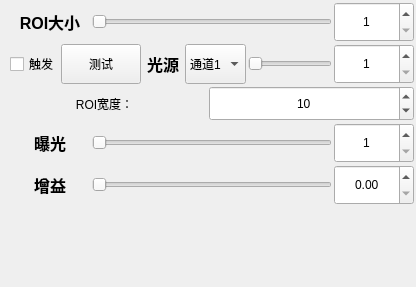
       <widget class="QWidget" name="tab_6">
        <attribute name="title">
         <string>相机画面</string>
        </attribute>
        <layout class="QVBoxLayout" name="verticalLayout_3" stretch="5">
         <property name="spacing">
          <number>2</number>
         </property>
         <property name="leftMargin">
          <number>0</number>
         </property>
         <property name="topMargin">
          <number>0</number>
         </property>
         <property name="rightMargin">
          <number>0</number>
         </property>
         <property name="bottomMargin">
          <number>0</number>
         </property>
         <item>
          <widget class="QWidget" name="gridWidget_6" native="true">
           <layout class="QVBoxLayout" name="verticalLayout_6">
            <property name="spacing">
             <number>2</number>
            </property>
            <property name="leftMargin">
             <number>2</number>
            </property>
            <property name="topMargin">
             <number>2</number>
            </property>
            <property name="rightMargin">
             <number>2</number>
            </property>
            <property name="bottomMargin">
             <number>2</number>
            </property>
            <item>
             <layout class="QHBoxLayout" name="horizontalLayout_32" stretch="1,3,1">
              <property name="leftMargin">
               <number>8</number>
              </property>
              <item>
               <widget class="QLabel" name="label_33">
                <property name="minimumSize">
                 <size>
                  <width>60</width>
                  <height>30</height>
                 </size>
                </property>
                <property name="font">
                 <font>
                  <pointsize>12</pointsize>
                  <weight>75</weight>
                  <bold>true</bold>
                 </font>
                </property>
                <property name="text">
                 <string>ROI大小</string>
                </property>
                <property name="alignment">
                 <set>Qt::AlignCenter</set>
                </property>
               </widget>
              </item>
              <item>
               <widget class="QSlider" name="Slider_ROI">
                <property name="sizePolicy">
                 <sizepolicy hsizetype="Expanding" vsizetype="Fixed">
                  <horstretch>0</horstretch>
                  <verstretch>0</verstretch>
                 </sizepolicy>
                </property>
                <property name="minimumSize">
                 <size>
                  <width>0</width>
                  <height>40</height>
                 </size>
                </property>
                <property name="minimum">
                 <number>1</number>
                </property>
                <property name="maximum">
                 <number>1000</number>
                </property>
                <property name="orientation">
                 <enum>Qt::Horizontal</enum>
                </property>
               </widget>
              </item>
              <item>
               <widget class="QSpinBox" name="spBx_ROI">
                <property name="sizePolicy">
                 <sizepolicy hsizetype="Preferred" vsizetype="Fixed">
                  <horstretch>0</horstretch>
                  <verstretch>0</verstretch>
                 </sizepolicy>
                </property>
                <property name="minimumSize">
                 <size>
                  <width>80</width>
                  <height>40</height>
                 </size>
                </property>
                <property name="alignment">
                 <set>Qt::AlignCenter</set>
                </property>
                <property name="minimum">
                 <number>1</number>
                </property>
                <property name="maximum">
                 <number>1000</number>
                </property>
               </widget>
              </item>
             </layout>
            </item>
            <item>
             <layout class="QHBoxLayout" name="horizontalLayout_33" stretch="1,0,1,1,4,2">
              <property name="leftMargin">
               <number>8</number>
              </property>
              <item>
               <widget class="QCheckBox" name="cbx_Trrigerlight">
                <property name="sizePolicy">
                 <sizepolicy hsizetype="Preferred" vsizetype="Preferred">
                  <horstretch>0</horstretch>
                  <verstretch>0</verstretch>
                 </sizepolicy>
                </property>
                <property name="text">
                 <string>触发</string>
                </property>
               </widget>
              </item>
              <item>
               <widget class="QPushButton" name="btnTest">
                <property name="minimumSize">
                 <size>
                  <width>0</width>
                  <height>40</height>
                 </size>
                </property>
                <property name="text">
                 <string>测试</string>
                </property>
               </widget>
              </item>
              <item>
               <widget class="QLabel" name="label_9">
                <property name="minimumSize">
                 <size>
                  <width>40</width>
                  <height>30</height>
                 </size>
                </property>
                <property name="font">
                 <font>
                  <pointsize>12</pointsize>
                  <weight>75</weight>
                  <bold>true</bold>
                 </font>
                </property>
                <property name="text">
                 <string>光源</string>
                </property>
                <property name="alignment">
                 <set>Qt::AlignCenter</set>
                </property>
               </widget>
              </item>
              <item>
               <widget class="QComboBox" name="cBx_Channel">
                <property name="minimumSize">
                 <size>
                  <width>0</width>
                  <height>40</height>
                 </size>
                </property>
                <item>
                 <property name="text">
                  <string>通道1</string>
                 </property>
                </item>
                <item>
                 <property name="text">
                  <string>通道2</string>
                 </property>
                </item>
                <item>
                 <property name="text">
                  <string>通道3</string>
                 </property>
                </item>
                <item>
                 <property name="text">
                  <string>通道4</string>
                 </property>
                </item>
               </widget>
              </item>
              <item>
               <widget class="QSlider" name="Slider_Light">
                <property name="sizePolicy">
                 <sizepolicy hsizetype="Expanding" vsizetype="Fixed">
                  <horstretch>0</horstretch>
                  <verstretch>0</verstretch>
                 </sizepolicy>
                </property>
                <property name="minimumSize">
                 <size>
                  <width>0</width>
                  <height>40</height>
                 </size>
                </property>
                <property name="minimum">
                 <number>1</number>
                </property>
                <property name="maximum">
                 <number>1000</number>
                </property>
                <property name="orientation">
                 <enum>Qt::Horizontal</enum>
                </property>
               </widget>
              </item>
              <item>
               <widget class="QSpinBox" name="spBx_Light">
                <property name="sizePolicy">
                 <sizepolicy hsizetype="Preferred" vsizetype="Fixed">
                  <horstretch>0</horstretch>
                  <verstretch>0</verstretch>
                 </sizepolicy>
                </property>
                <property name="minimumSize">
                 <size>
                  <width>80</width>
                  <height>40</height>
                 </size>
                </property>
                <property name="alignment">
                 <set>Qt::AlignCenter</set>
                </property>
                <property name="minimum">
                 <number>1</number>
                </property>
                <property name="maximum">
                 <number>1000</number>
                </property>
               </widget>
              </item>
             </layout>
            </item>
            <item>
             <layout class="QHBoxLayout" name="horizontalLayout_27" stretch="1,1">
              <property name="spacing">
               <number>2</number>
              </property>
              <item>
               <widget class="QLabel" name="label_24">
                <property name="minimumSize">
                 <size>
                  <width>80</width>
                  <height>25</height>
                 </size>
                </property>
                <property name="styleSheet">
                 <string notr="true">background: transparent;</string>
                </property>
                <property name="text">
                 <string>ROI宽度：</string>
                </property>
                <property name="alignment">
                 <set>Qt::AlignCenter</set>
                </property>
               </widget>
              </item>
              <item>
               <widget class="QSpinBox" name="spinRoiW">
                <property name="minimumSize">
                 <size>
                  <width>80</width>
                  <height>35</height>
                 </size>
                </property>
                <property name="alignment">
                 <set>Qt::AlignCenter</set>
                </property>
                <property name="minimum">
                 <number>1</number>
                </property>
                <property name="maximum">
                 <number>9999</number>
                </property>
                <property name="value">
                 <number>10</number>
                </property>
               </widget>
              </item>
             </layout>
            </item>
            <item>
             <layout class="QHBoxLayout" name="horizontalLayout_34" stretch="1,3,1">
              <property name="leftMargin">
               <number>8</number>
              </property>
              <item>
               <widget class="QLabel" name="label_7">
                <property name="minimumSize">
                 <size>
                  <width>60</width>
                  <height>30</height>
                 </size>
                </property>
                <property name="font">
                 <font>
                  <pointsize>12</pointsize>
                  <weight>75</weight>
                  <bold>true</bold>
                 </font>
                </property>
                <property name="text">
                 <string>曝光</string>
                </property>
                <property name="alignment">
                 <set>Qt::AlignCenter</set>
                </property>
               </widget>
              </item>
              <item>
               <widget class="QSlider" name="Slider_Exposure">
                <property name="sizePolicy">
                 <sizepolicy hsizetype="Expanding" vsizetype="Fixed">
                  <horstretch>0</horstretch>
                  <verstretch>0</verstretch>
                 </sizepolicy>
                </property>
                <property name="minimumSize">
                 <size>
                  <width>0</width>
                  <height>40</height>
                 </size>
                </property>
                <property name="minimum">
                 <number>1</number>
                </property>
                <property name="maximum">
                 <number>999999999</number>
                </property>
                <property name="orientation">
                 <enum>Qt::Horizontal</enum>
                </property>
               </widget>
              </item>
              <item>
               <widget class="QSpinBox" name="spBx_Exposure">
                <property name="sizePolicy">
                 <sizepolicy hsizetype="Preferred" vsizetype="Fixed">
                  <horstretch>0</horstretch>
                  <verstretch>0</verstretch>
                 </sizepolicy>
                </property>
                <property name="minimumSize">
                 <size>
                  <width>80</width>
                  <height>40</height>
                 </size>
                </property>
                <property name="alignment">
                 <set>Qt::AlignCenter</set>
                </property>
                <property name="minimum">
                 <number>1</number>
                </property>
                <property name="maximum">
                 <number>999999999</number>
                </property>
               </widget>
              </item>
             </layout>
            </item>
            <item>
             <layout class="QHBoxLayout" name="horizontalLayout_36" stretch="1,3,1">
              <property name="leftMargin">
               <number>8</number>
              </property>
              <item>
               <widget class="QLabel" name="label_8">
                <property name="minimumSize">
                 <size>
                  <width>60</width>
                  <height>30</height>
                 </size>
                </property>
                <property name="font">
                 <font>
                  <pointsize>12</pointsize>
                  <weight>75</weight>
                  <bold>true</bold>
                 </font>
                </property>
                <property name="text">
                 <string>增益</string>
                </property>
                <property name="alignment">
                 <set>Qt::AlignCenter</set>
                </property>
               </widget>
              </item>
              <item>
               <widget class="QSlider" name="Slider_Gain">
                <property name="sizePolicy">
                 <sizepolicy hsizetype="Expanding" vsizetype="Fixed">
                  <horstretch>0</horstretch>
                  <verstretch>0</verstretch>
                 </sizepolicy>
                </property>
                <property name="minimumSize">
                 <size>
                  <width>0</width>
                  <height>40</height>
                 </size>
                </property>
                <property name="minimum">
                 <number>1</number>
                </property>
                <property name="maximum">
                 <number>6</number>
                </property>
                <property name="orientation">
                 <enum>Qt::Horizontal</enum>
                </property>
               </widget>
              </item>
              <item>
               <widget class="QDoubleSpinBox" name="spBx_Gain">
                <property name="sizePolicy">
                 <sizepolicy hsizetype="Preferred" vsizetype="Fixed">
                  <horstretch>0</horstretch>
                  <verstretch>0</verstretch>
                 </sizepolicy>
                </property>
                <property name="minimumSize">
                 <size>
                  <width>80</width>
                  <height>40</height>
                 </size>
                </property>
                <property name="alignment">
                 <set>Qt::AlignCenter</set>
                </property>
               </widget>
              </item>
             </layout>
            </item>
            <item>
             <spacer name="verticalSpacer_8">
              <property name="orientation">
               <enum>Qt::Vertical</enum>
              </property>
              <property name="sizeHint" stdset="0">
               <size>
                <width>20</width>
                <height>40</height>
               </size>
              </property>
             </spacer>
            </item>
            <item>
             <spacer name="verticalSpacer_9">
              <property name="orientation">
               <enum>Qt::Vertical</enum>
              </property>
              <property name="sizeHint" stdset="0">
               <size>
                <width>20</width>
                <height>40</height>
               </size>
              </property>
             </spacer>
            </item>
           </layout>
          </widget>
         </item>
        </layout>
       </widget>
